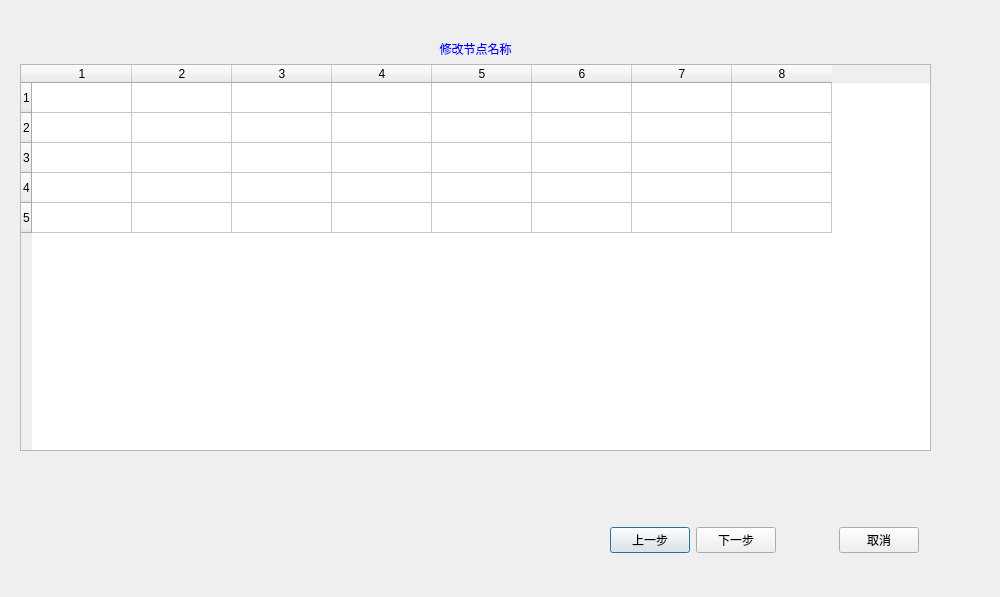
<?xml version="1.0" encoding="UTF-8"?>
<ui version="4.0">
 <class>Dialog3</class>
 <widget class="QDialog" name="Dialog3">
  <property name="geometry">
   <rect>
    <x>0</x>
    <y>0</y>
    <width>1000</width>
    <height>597</height>
   </rect>
  </property>
  <property name="windowTitle">
   <string>修改节点名称</string>
  </property>
  <widget class="QWidget" name="verticalLayoutWidget">
   <property name="geometry">
    <rect>
     <x>20</x>
     <y>40</y>
     <width>911</width>
     <height>411</height>
    </rect>
   </property>
   <layout class="QVBoxLayout" name="verticalLayout">
    <item>
     <widget class="QLabel" name="label">
      <property name="enabled">
       <bool>false</bool>
      </property>
      <property name="styleSheet">
       <string notr="true">font: 20pt &quot;宋体&quot;;
color: rgb(0, 0, 255);</string>
      </property>
      <property name="text">
       <string>修改节点名称</string>
      </property>
      <property name="alignment">
       <set>Qt::AlignCenter</set>
      </property>
     </widget>
    </item>
    <item>
     <widget class="QTableWidget" name="tableWidget">
      <property name="verticalScrollBarPolicy">
       <enum>Qt::ScrollBarAlwaysOff</enum>
      </property>
      <property name="textElideMode">
       <enum>Qt::ElideMiddle</enum>
      </property>
      <property name="showGrid">
       <bool>true</bool>
      </property>
      <property name="gridStyle">
       <enum>Qt::CustomDashLine</enum>
      </property>
      <property name="sortingEnabled">
       <bool>false</bool>
      </property>
      <property name="rowCount">
       <number>5</number>
      </property>
      <property name="columnCount">
       <number>8</number>
      </property>
      <attribute name="horizontalHeaderCascadingSectionResizes">
       <bool>false</bool>
      </attribute>
      <row/>
      <row/>
      <row/>
      <row/>
      <row/>
      <column/>
      <column/>
      <column/>
      <column/>
      <column/>
      <column/>
      <column/>
      <column/>
      <item row="0" column="0">
       <property name="text">
        <string/>
       </property>
       <property name="font">
        <font>
         <family>宋体</family>
         <pointsize>10</pointsize>
        </font>
       </property>
       <property name="textAlignment">
        <set>AlignCenter</set>
       </property>
      </item>
     </widget>
    </item>
   </layout>
  </widget>
  <widget class="QWidget" name="horizontalLayoutWidget_2">
   <property name="geometry">
    <rect>
     <x>610</x>
     <y>500</y>
     <width>309</width>
     <height>80</height>
    </rect>
   </property>
   <layout class="QHBoxLayout" name="horizontalLayout_2">
    <item>
     <spacer name="horizontalSpacer">
      <property name="orientation">
       <enum>Qt::Horizontal</enum>
      </property>
      <property name="sizeHint" stdset="0">
       <size>
        <width>40</width>
        <height>20</height>
       </size>
      </property>
     </spacer>
    </item>
    <item>
     <widget class="QPushButton" name="pushButton_2">
      <property name="text">
       <string>上一步</string>
      </property>
     </widget>
    </item>
    <item>
     <widget class="QPushButton" name="pushButton_3">
      <property name="text">
       <string>下一步</string>
      </property>
     </widget>
    </item>
    <item>
     <spacer name="horizontalSpacer_2">
      <property name="orientation">
       <enum>Qt::Horizontal</enum>
      </property>
      <property name="sizeHint" stdset="0">
       <size>
        <width>100</width>
        <height>5</height>
       </size>
      </property>
     </spacer>
    </item>
    <item>
     <widget class="QPushButton" name="pushButton">
      <property name="text">
       <string>取消</string>
      </property>
     </widget>
    </item>
   </layout>
  </widget>
 </widget>
 <resources/>
 <connections>
  <connection>
   <sender>pushButton</sender>
   <signal>clicked()</signal>
   <receiver>Dialog3</receiver>
   <slot>close()</slot>
   <hints>
    <hint type="sourcelabel">
     <x>880</x>
     <y>528</y>
    </hint>
    <hint type="destinationlabel">
     <x>919</x>
     <y>481</y>
    </hint>
   </hints>
  </connection>
 </connections>
</ui>
